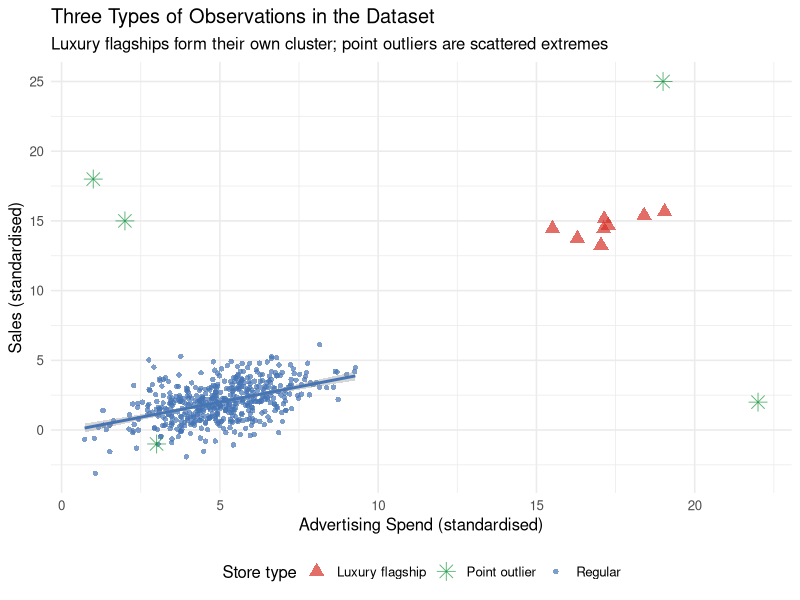
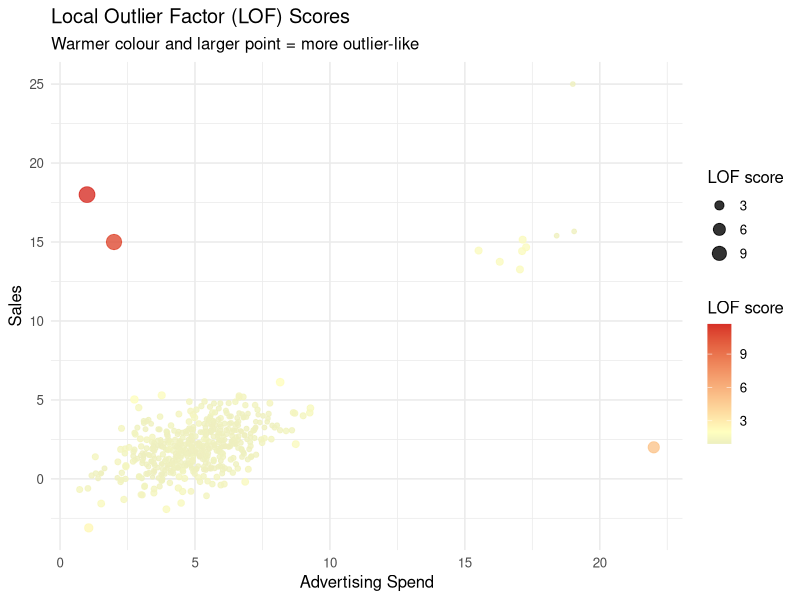
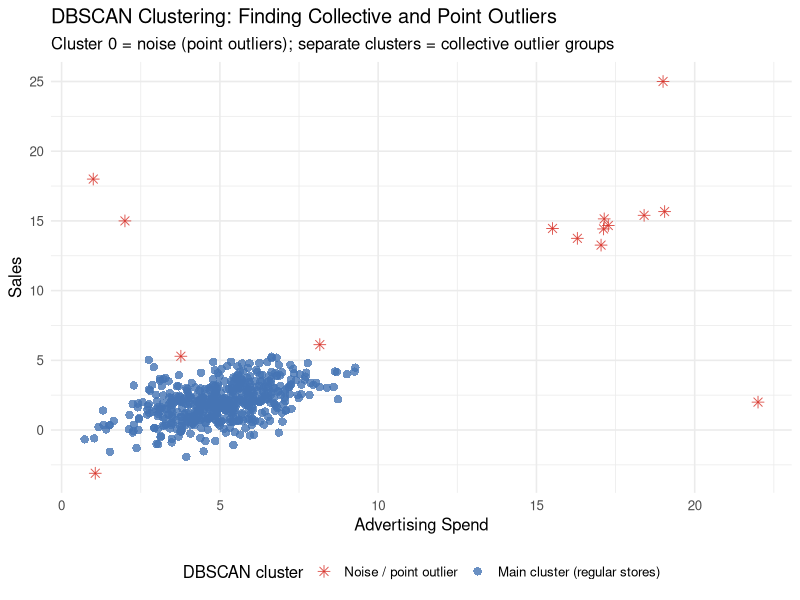
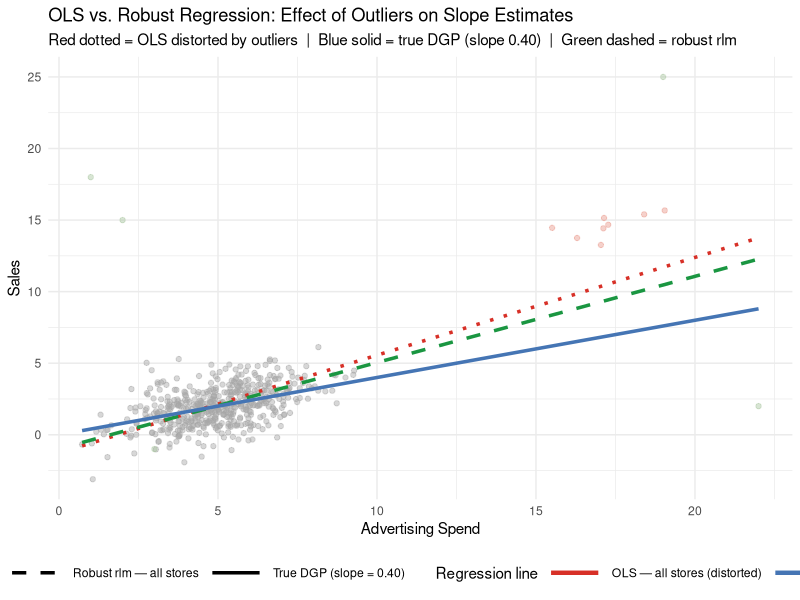
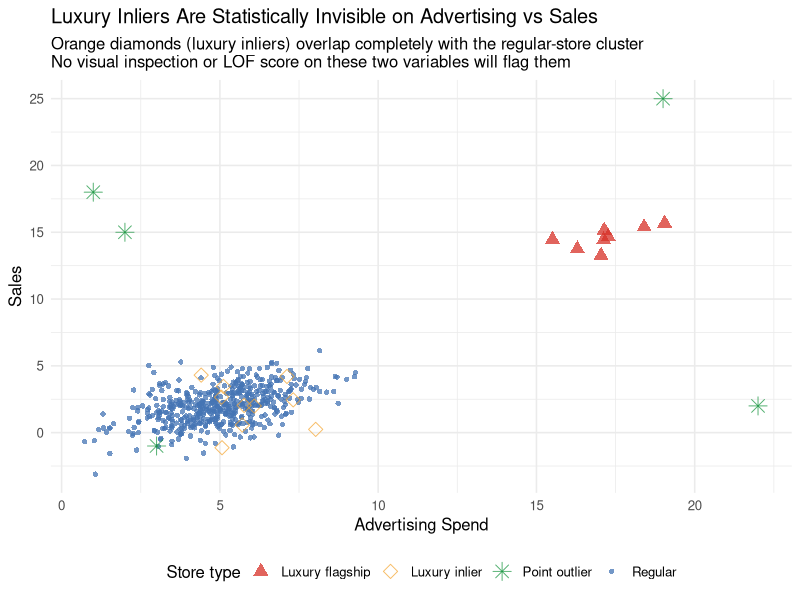
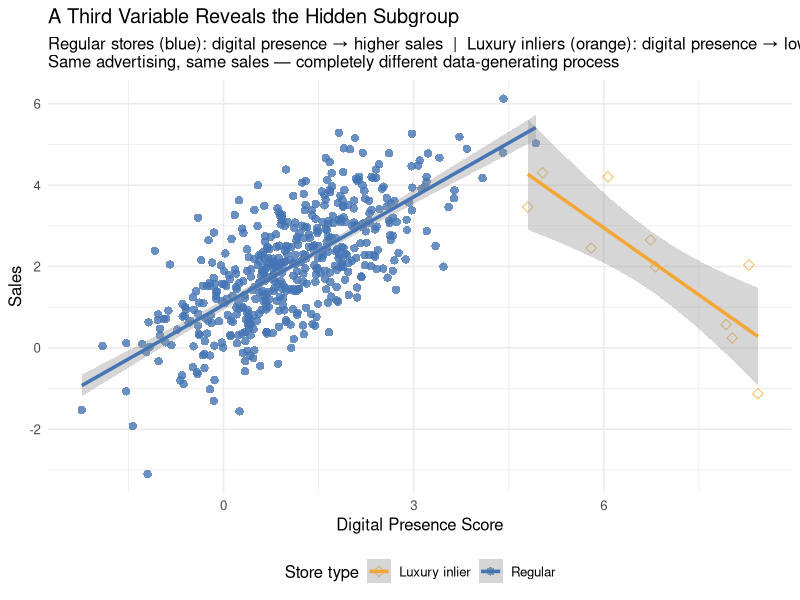

The R script that drew these images, in order:
## ---- chunk 1
knitr::opts_chunk$set(
  echo = TRUE,
  fig.width = 8,
  fig.height = 5,
  fig.path = "figs/",
  dev = "svg"
)

dir.create("figs", recursive = TRUE, showWarnings = FALSE)
## ---- chunk 2
#| code-summary: "▶ Load required packages"
# Uncomment to install if needed:
# install.packages(c("lavaan", "semTools", "MASS", "ggplot2",
#                    "dplyr", "tidyr", "corrplot", "knitr", "lmtest",
#                    "mclust", "dbscan"))

library(lavaan)       # CFA and SEM (Cases 1 and 3)
library(semTools)     # htmt() and auxiliary SEM tools (Cases 1 and 3)
library(MASS)         # mvrnorm(): generate multivariate normal data (all cases)
library(ggplot2)      # Visualizations (all cases)
library(dplyr)        # Data manipulation (all cases)
library(tidyr)        # Data reshaping (Cases 2 and 3)
library(corrplot)     # Correlation heatmap (Case 1)
library(knitr)        # Nicely formatted tables (all cases)
library(lmtest)       # Breusch-Pagan heteroskedasticity test (Case 2)
library(mclust)       # Gaussian mixture models / latent class analysis (Case 4)
library(dbscan)       # Local outlier factor and DBSCAN clustering (Case 5)
## ---- chunk 3
#| code-summary: "▶ Simulate store dataset with collective and point outliers"
set.seed(2025)

# ── Regular stores ─────────────────────────────────────────────────────────────
n_reg <- 500
adv_reg   <- rnorm(n_reg, mean = 5, sd = 1.5)
sales_reg <- 0.4 * adv_reg + rnorm(n_reg, sd = 1.2)

# ── Luxury flagship stores (collective outliers) ───────────────────────────────
# They advertise much more AND have much higher sales — different economic model
n_lux <- 8
adv_lux   <- rnorm(n_lux, mean = 18, sd = 1.2)
sales_lux <- 0.3 * adv_lux + rnorm(n_lux, sd = 0.8) + 10   # elevated baseline

# ── Point outliers (individual extreme observations) ───────────────────────────
n_pt  <- 5
adv_pt   <- c(22, 1, 3, 19, 2)          # extreme advertising values
sales_pt <- c(2, 18, -1, 25, 15)        # extreme / inconsistent sales

# ── Combine into single dataset ────────────────────────────────────────────────
df5 <- data.frame(
  advertising = c(adv_reg,    adv_lux,    adv_pt),
  sales       = c(sales_reg,  sales_lux,  sales_pt),
  store_type  = c(rep("Regular",   n_reg),
                  rep("Luxury flagship", n_lux),
                  rep("Point outlier",   n_pt))
)
## ---- chunk 4
#| code-summary: "▶ Plot: stores colored by true type"
ggplot(df5, aes(x = advertising, y = sales, colour = store_type, shape = store_type)) +
  geom_point(aes(size = store_type), alpha = 0.7) +
  geom_smooth(data = filter(df5, store_type == "Regular"),
              method = "lm", se = TRUE, colour = "#4575b4",
              linewidth = 1.0, inherit.aes = FALSE,
              aes(x = advertising, y = sales)) +
  scale_colour_manual(
    values = c("Regular"         = "#4575b4",
               "Luxury flagship" = "#d73027",
               "Point outlier"   = "#1a9641"),
    name   = "Store type"
  ) +
  scale_shape_manual(
    values = c("Regular" = 16, "Luxury flagship" = 17, "Point outlier" = 8),
    name   = "Store type"
  ) +
  scale_size_manual(
    values = c("Regular" = 1.5, "Luxury flagship" = 3.5, "Point outlier" = 4),
    name   = "Store type"
  ) +
  labs(
    x        = "Advertising Spend (standardised)",
    y        = "Sales (standardised)",
    title    = "Three Types of Observations in the Dataset",
    subtitle = "Luxury flagships form their own cluster; point outliers are scattered extremes"
  ) +
  theme_minimal(base_size = 12) +
  theme(legend.position = "bottom")
## ---- chunk 5
#| code-summary: "▶ Compute LOF scores and visualize"
# Standardise the variables before computing LOF
df5_scaled <- data.frame(
  advertising = scale(df5$advertising),
  sales       = scale(df5$sales)
)

# Compute LOF scores (minPts = number of neighbours to consider)
df5$lof_score <- dbscan::lof(df5_scaled, minPts = 10)

# Visualise LOF scores
ggplot(df5, aes(x = advertising, y = sales,
                colour = lof_score, size = lof_score)) +
  geom_point(alpha = 0.8) +
  scale_colour_gradient2(low = "#4575b4", mid = "#ffffbf", high = "#d73027",
                         midpoint = 2, name = "LOF score") +
  scale_size_continuous(range = c(1, 5), name = "LOF score") +
  labs(
    x        = "Advertising Spend",
    y        = "Sales",
    title    = "Local Outlier Factor (LOF) Scores",
    subtitle = "Warmer colour and larger point = more outlier-like"
  ) +
  theme_minimal(base_size = 12) +
  theme(legend.position = "right")
## ---- chunk 6
#| code-summary: "▶ Table: top outliers by LOF score"
# Show the top outliers by LOF score
df5 |>
  arrange(desc(lof_score)) |>
  select(advertising, sales, store_type, lof_score) |>
  head(15) |>
  mutate(across(where(is.numeric), \(x) round(x, 2))) |>
  kable(
    col.names = c("Advertising", "Sales", "Store Type", "LOF Score"),
    caption   = "Top 15 Observations by LOF Score (highest = most outlier-like)"
  )
## ---- chunk 7
#| code-summary: "▶ DBSCAN clustering — find collective outlier cluster"
# Fit DBSCAN
# eps: maximum distance to be considered a "neighbour"
# minPts: minimum cluster size
dbscan_fit <- dbscan::dbscan(df5_scaled, eps = 0.4, minPts = 4)
df5$cluster <- factor(dbscan_fit$cluster)

ggplot(df5, aes(x = advertising, y = sales,
                colour = cluster, shape = cluster)) +
  geom_point(size = 2.5, alpha = 0.8) +
  scale_colour_manual(
    values = c("0" = "#d73027",   # noise = red (point outliers)
               "1" = "#4575b4",   # main cluster = blue
               "2" = "#1a9641",   # luxury cluster = green
               "3" = "#fdae61"),  # any additional cluster
    labels = c("0" = "Noise / point outlier",
               "1" = "Main cluster (regular stores)",
               "2" = "Collective outlier cluster (luxury)",
               "3" = "Additional cluster"),
    name   = "DBSCAN cluster",
    drop   = FALSE
  ) +
  scale_shape_manual(
    values = c("0" = 8, "1" = 16, "2" = 17, "3" = 15),
    labels = c("0" = "Noise / point outlier",
               "1" = "Main cluster (regular stores)",
               "2" = "Collective outlier cluster (luxury)",
               "3" = "Additional cluster"),
    name   = "DBSCAN cluster",
    drop   = FALSE
  ) +
  labs(
    x        = "Advertising Spend",
    y        = "Sales",
    title    = "DBSCAN Clustering: Finding Collective and Point Outliers",
    subtitle = "Cluster 0 = noise (point outliers); separate clusters = collective outlier groups"
  ) +
  theme_minimal(base_size = 12) +
  theme(legend.position = "bottom")
## ---- chunk 8
#| code-summary: "▶ OLS vs. robust regression (rlm) coefficient comparison"
# ── Fit regression models ─────────────────────────────────────────────────────
m_ols_all <- lm(sales ~ advertising, data = df5)          # OLS with all data
m_robust  <- MASS::rlm(sales ~ advertising, data = df5)   # Robust on all data
# True DGP: sales = 0.4 * advertising (known from simulation — slope = 0.40)

# ── Compare coefficients against true DGP ────────────────────────────────────
coef_compare5 <- data.frame(
  Model = c("OLS — all stores (distorted by outliers)",
            "True DGP (known from simulation)",
            "Robust regression rlm — all stores"),
  `Advertising coefficient` = round(c(coef(m_ols_all)["advertising"],
                                      0.40,
                                      coef(m_robust)["advertising"]), 3)
)

kable(coef_compare5,
      col.names = c("Model", "Advertising Coefficient"),
      caption   = "OLS vs. Robust Regression: How Much Do Outliers Matter?")
## ---- chunk 9
#| code-summary: "▶ Plot: OLS vs. robust regression lines"
# Generate prediction lines
x_seq <- seq(min(df5$advertising), max(df5$advertising), length.out = 300)
newdat <- data.frame(advertising = x_seq)

pred_lines <- data.frame(
  advertising = rep(x_seq, 3),
  sales       = c(predict(m_ols_all, newdata = newdat),
                  0.40 * x_seq,                          # True DGP: slope = 0.40
                  predict(m_robust,  newdata = newdat)),
  model       = rep(c("OLS — all stores (distorted)",
                      "True DGP (slope = 0.40)",
                      "Robust rlm — all stores"),
                    each = length(x_seq))
)

line_colors <- c(
  "OLS — all stores (distorted)" = "#d73027",
  "True DGP (slope = 0.40)"     = "#4575b4",
  "Robust rlm — all stores"     = "#1a9641"
)
line_types <- c(
  "OLS — all stores (distorted)" = "dotted",
  "True DGP (slope = 0.40)"     = "solid",
  "Robust rlm — all stores"     = "dashed"
)

ggplot() +
  geom_point(data = df5,
             aes(x = advertising, y = sales, colour = store_type),
             alpha = 0.45, size = 1.5) +
  geom_line(data = pred_lines,
            aes(x = advertising, y = sales, colour = model, linetype = model),
            linewidth = 1.2) +
  scale_colour_manual(
    values = c(
      "Regular"                      = "grey65",
      "Luxury flagship"              = "#e8998d",
      "Point outlier"                = "#a8c5a0",
      "OLS — all stores (distorted)" = "#d73027",
      "True DGP (slope = 0.40)"     = "#4575b4",
      "Robust rlm — all stores"     = "#1a9641"
    ),
    breaks = c("OLS — all stores (distorted)",
               "True DGP (slope = 0.40)",
               "Robust rlm — all stores"),
    name = "Regression line"
  ) +
  scale_linetype_manual(values = line_types, name = "Regression line") +
  guides(colour   = guide_legend(order = 1, override.aes = list(linewidth = 1.5)),
         linetype = guide_legend(order = 1)) +
  labs(
    x        = "Advertising Spend",
    y        = "Sales",
    title    = "OLS vs. Robust Regression: Effect of Outliers on Slope Estimates",
    subtitle = "Red dotted = OLS distorted by outliers  |  Blue solid = true DGP (slope 0.40)  |  Green dashed = robust rlm"
  ) +
  theme_minimal(base_size = 11) +
  theme(legend.position  = "bottom",
        legend.direction = "horizontal",
        legend.key.width = unit(1.5, "cm"))
## ---- chunk 10
#| code-summary: "▶ Sensitivity table: OLS vs. rlm coefficients"
# Extract and compare key summary stats
sens_df <- data.frame(
  Method = c("OLS (all stores)", "Robust rlm (all stores)"),
  `Intercept` = round(c(coef(m_ols_all)[1], coef(m_robust)[1]), 3),
  `Advertising slope` = round(c(coef(m_ols_all)[2], coef(m_robust)[2]), 3)
)

kable(sens_df,
      col.names = c("Method", "Intercept", "Advertising Slope"),
      caption   = "Sensitivity Check: OLS vs. Robust Regression Coefficients")
## ---- chunk 11
#| code-summary: "▶ Add luxury inliers + digital presence variable (extends df5)"
set.seed(42)
n_lux_in <- 10

# Luxury inliers: advertising and sales deliberately overlap with regular stores.
# On the main two dimensions, they are statistically indistinguishable.
adv_in   <- rnorm(n_lux_in, mean = 5.2, sd = 1.4)
sales_in <- 0.38 * adv_in + rnorm(n_lux_in, sd = 1.15)

# Third variable: digital presence score (0–10 composite: social media, web traffic,
# online reviews). Key distinction in the data-generating process:
#   Regular stores:      POSITIVE slope — mass-market brands benefit from digital reach.
#   Luxury inliers:      NEGATIVE slope — digital overexposure erodes brand exclusivity.
dp_reg <- 0.55 * sales_reg + rnorm(n_reg,    mean = 0, sd = 0.80)
dp_in  <- -0.65 * sales_in  + rnorm(n_lux_in, mean = 0, sd = 0.50) + 8.0

# Assign neutral digital scores to the obvious outlier groups (not the focus here)
dp_lux <- rnorm(n_lux, mean = 6.5, sd = 0.6)
dp_pt  <- rnorm(n_pt,  mean = 3.0, sd = 0.8)

# Extended dataset: all original stores + luxury inliers
df5_ext <- data.frame(
  advertising      = c(adv_reg,      adv_lux,       adv_pt,      adv_in),
  sales            = c(sales_reg,    sales_lux,     sales_pt,    sales_in),
  digital_presence = c(dp_reg,       dp_lux,        dp_pt,       dp_in),
  store_type       = c(rep("Regular",          n_reg),
                       rep("Luxury flagship",  n_lux),
                       rep("Point outlier",    n_pt),
                       rep("Luxury inlier",    n_lux_in))
)
## ---- chunk 12
#| code-summary: "▶ Plot: four store types — inliers hidden inside regular cluster"
type_cols  <- c("Regular"         = "#4575b4",
                "Luxury flagship" = "#d73027",
                "Point outlier"   = "#1a9641",
                "Luxury inlier"   = "#f4a736")
type_shps  <- c("Regular"         = 16, "Luxury flagship" = 17,
                "Point outlier"   = 8,  "Luxury inlier"   = 23)
type_szs   <- c("Regular"         = 1.5, "Luxury flagship" = 3.5,
                "Point outlier"   = 4.0, "Luxury inlier"   = 3.5)

ggplot(df5_ext,
       aes(x = advertising, y = sales,
           colour = store_type, shape = store_type, size = store_type)) +
  geom_point(alpha = 0.75) +
  scale_colour_manual(values = type_cols, name = "Store type") +
  scale_shape_manual(values  = type_shps, name = "Store type") +
  scale_size_manual(values   = type_szs,  name = "Store type") +
  labs(
    x        = "Advertising Spend",
    y        = "Sales",
    title    = "Luxury Inliers Are Statistically Invisible on Advertising vs Sales",
    subtitle = paste0("Orange diamonds (luxury inliers) overlap completely with the regular-store cluster\n",
                      "No visual inspection or LOF score on these two variables will flag them")
  ) +
  theme_minimal(base_size = 12) +
  theme(legend.position = "bottom")
## ---- chunk 13
#| code-summary: "▶ LOF scores by group: inliers are indistinguishable from regular stores"
df5_ext_scaled <- scale(df5_ext[, c("advertising", "sales")])
df5_ext$lof2d  <- dbscan::lof(df5_ext_scaled, minPts = 10)

df5_ext |>
  group_by(store_type) |>
  summarise(
    `Mean LOF`  = round(mean(lof2d), 2),
    `Max LOF`   = round(max(lof2d),  2),
    `Pct > 2.0` = paste0(round(100 * mean(lof2d > 2.0), 0), "%"),
    n           = n(),
    .groups = "drop"
  ) |>
  arrange(desc(`Mean LOF`)) |>
  kable(caption = paste0(
    "LOF scores by store type (advertising + sales only). ",
    "Inliers are statistically indistinguishable from regular stores — ",
    "any threshold you set will miss them."
  ))
## ---- chunk 14
#| code-summary: "▶ Digital presence vs sales: opposite slopes reveal the hidden subgroup"
reg_and_inliers <- filter(df5_ext, store_type %in% c("Regular", "Luxury inlier"))

ggplot(reg_and_inliers,
       aes(x = digital_presence, y = sales,
           colour = store_type, shape = store_type)) +
  geom_point(size = 2.5, alpha = 0.8) +
  geom_smooth(aes(group = store_type), method = "lm", se = TRUE,
              linewidth = 1.2) +
  scale_colour_manual(
    values = c("Regular" = "#4575b4", "Luxury inlier" = "#f4a736"),
    name   = "Store type"
  ) +
  scale_shape_manual(
    values = c("Regular" = 16, "Luxury inlier" = 23),
    name   = "Store type"
  ) +
  labs(
    x        = "Digital Presence Score",
    y        = "Sales",
    title    = "A Third Variable Reveals the Hidden Subgroup",
    subtitle = paste0(
      "Regular stores (blue): digital presence \u2192 higher sales  |  ",
      "Luxury inliers (orange): digital presence \u2192 lower sales\n",
      "Same advertising, same sales — completely different data-generating process"
    )
  ) +
  theme_minimal(base_size = 12) +
  theme(legend.position = "bottom")
## ---- chunk 15
#| code-summary: "▶ How inliers bias the digital presence coefficient"
m_pooled <- lm(sales ~ advertising + digital_presence,
               data = filter(df5_ext, store_type %in% c("Regular", "Luxury inlier")))
m_clean  <- lm(sales ~ advertising + digital_presence,
               data = filter(df5_ext, store_type == "Regular"))
# True DGP for regular stores: digital_presence coefficient ≈ +0.55

data.frame(
  Model = c(
    "Pooled: regular + luxury inliers (contaminated)",
    "Regular stores only — true DGP"
  ),
  `Advertising coef`      = round(c(coef(m_pooled)["advertising"],
                                     coef(m_clean)["advertising"]),      3),
  `Digital presence coef` = round(c(coef(m_pooled)["digital_presence"],
                                     coef(m_clean)["digital_presence"]), 3)
) |>
  kable(
    col.names = c("Model", "Advertising Coef", "Digital Presence Coef"),
    caption   = paste0(
      "Luxury inliers attenuate or reverse the digital presence coefficient. ",
      "True value for regular stores \u2248 +0.55. ",
      "No outlier diagnostic on advertising + sales would prompt you to investigate."
    )
  )
